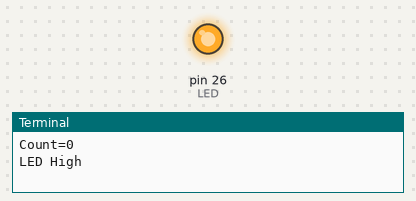
The program below on a simulated Raspberry Pi (header pin numbers). On the bench: output pins drawn as LEDs (lit = HIGH), the last lines printed to the terminal. At 30.0 s the program stops and its outputs stay as they are.

Above: at 2.5 s.
At 7.5 s:
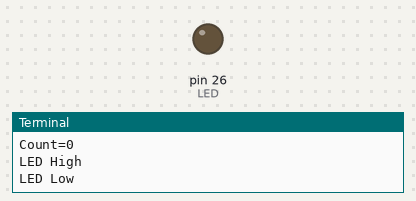
Timing chart, 0 to 13.0 s (numbered marks = the images above):
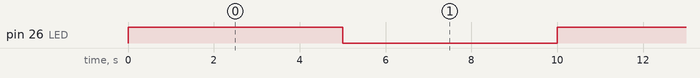

Measured:
- by itself, pin 26 (LED): alternates HIGH for 5.0 s and LOW for 5.0 s

The program:

led.py
```python
# coding: utf-8
# 1.ライブラリのインポート
import RPi.GPIO as GPIO
import time

# 2.ピン番号の割り当て設定
GPIO.setmode(GPIO.BOARD)

# 3.ピン番号を変数LEDにセット
LED = 26#40

# 4.出力設定
GPIO.setup(LED, GPIO.OUT)

# 5.点滅/点灯を3回繰り返す
for i in range(3):

    print 'Count=' + str(i)

    # ハイレベルを出力し、5秒待機
    GPIO.output(LED, GPIO.HIGH)
    print 'LED High'
    time.sleep(5)

    # ローレベルを出力し、5秒待機
    GPIO.output(LED, GPIO.LOW)
    print 'LED Low'
    time.sleep(5)

# 6.GPIOの解放
GPIO.cleanup()
```
